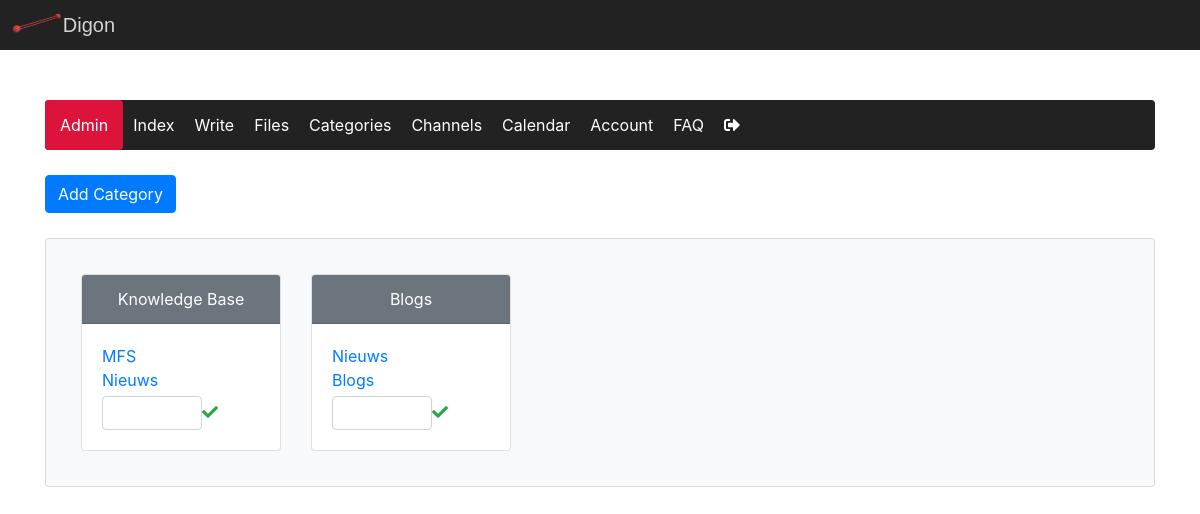
/pages/categories.php (signed in), run on an earlier commit of the app's database.
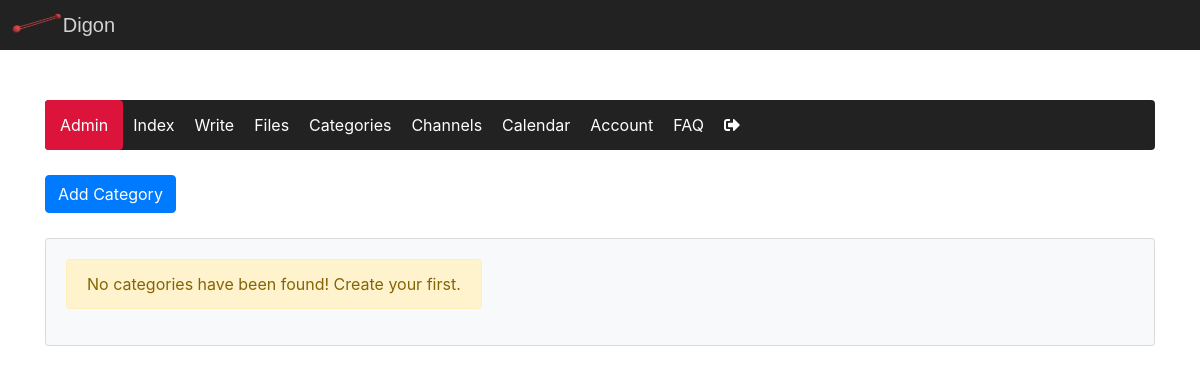
And on a later commit of the database.
### tables this page shows
CREATE TABLE `category` (
  `row_id` int(11) NOT NULL,
  `category` varchar(50) NOT NULL,
  `parent_id` int(11) NOT NULL
);

### classes/dbh.class.php (called while the page is built, shortened)
<?php
    class Dbh {
        private $servername = "localhost";
        private $username = "root";
        private $password = "";
        private $dbname = "nicms";
        protected function connect() {
            $conn = new mysqli($this->servername, $this->username, $this->password, $this->dbname);
            return $conn;
        }
    }
?>

### classes/category.class.php (called while the page is built, shortened)
<?php
    class Category extends Dbh {
        protected function getCatsAndSubcats() {
            $sql = "SELECT p.row_id AS p_row_id, p.category AS p_category, p.parent_id AS p_parent_id, c.row_id AS c_row_id, c.category AS c_category, c.parent_id AS c_parent_id
            FROM category p LEFT JOIN category c
            ON p.row_id = c.parent_id WHERE p.parent_id = 0 ORDER BY p.row_id ASC, c.row_id ASC";
            $result = $this->connect()->query($sql);
            return $result;
        }
    }
?>

### classes/categoryview.class.php (the view, shortened to what this page needs)
<?php
    class CategoryView extends Category {
        public function showCatsAndSubcats() {
            $FunctionsObj = new Functions();
            $row_id = "";
            $result = $this->getCatsAndSubcats();
            if ($result->num_rows > 0) {
                while($row = $result->fetch_assoc()) {
                    if ($row_id != $row["p_row_id"]) {
                        if ($row_id != "") {
                            echo "<div>";
                            echo "<input class='add-subcategory form-control' id='subcategoryName".$row_id."' type='text'>";
                            echo "<i class='fas fa-check text-success' onclick='AddSubcategory(".$row_id.")'></i>";
                            echo "</div> </div> </div>";
                        }
                        echo "<div class='card categories-category-card'>";
                        echo "<div class='card-header bg-secondary text-white'>";
                        echo $row['p_category'];
                        echo "<i class='delete-categories-icon text-white far fa-trash-alt' onclick='AskCategoryDelete(".$row['p_row_id'].",0)'></i><br>";
                        echo "</div>";
                        echo "<div class='card-body text-primary text-left'>";
                        if ($row["c_category"]) {
                        echo $row['c_category'];
                        echo "<i class='delete-categories-icon text-dark far fa-trash-alt' onclick='AskCategoryDelete(".$row['c_row_id'].",1)'></i><br>";
                        }
                    } else {
                        echo $row['c_category'];
                        echo "<i class='delete-categories-icon text-dark far fa-trash-alt' onclick='AskCategoryDelete(".$row['c_row_id'].",1)'></i><br>";
                    }
                    $row_id = $row["p_row_id"];
                }
            } else {
                echo $FunctionsObj->outcomeMessage("warning","No categories have been found! Create your first.");
                return false;
            }
            echo "<div>";
            echo "<input class='add-subcategory form-control' id='subcategoryName".$row_id."' type='text'>";
            echo "<i class='fas fa-check text-success' onclick='AddSubcategory(".$row_id.")'></i>";
            echo "</div> </div> </div>";
        }
    }
?>

### classes/functions.class.php (shortened to what this page needs)
<?php
    class Functions {
        public function outcomeMessage($outcome,$message) {
            if ($outcome === "success") {
               echo "<p class='alert alert-success' role='alert'>".$message."</p>";
            } else if($outcome === "error") {
                echo "<p class='alert alert-danger' role='alert'>".$message."</p>";
            } else {
                echo "<p class='alert alert-warning' role='alert'>".$message."</p>";
            }
        }
    }
?>

What changed in the data, as far as the page shows it:
removed category: category "Knowledge Base", category.category "MFS", category.category "Nieuws"
removed category: category "Blogs", category.category "Nieuws", category.category "Blogs"
Also different on the page:
$message: (not shown) → "No categories have been found! Create your first."
